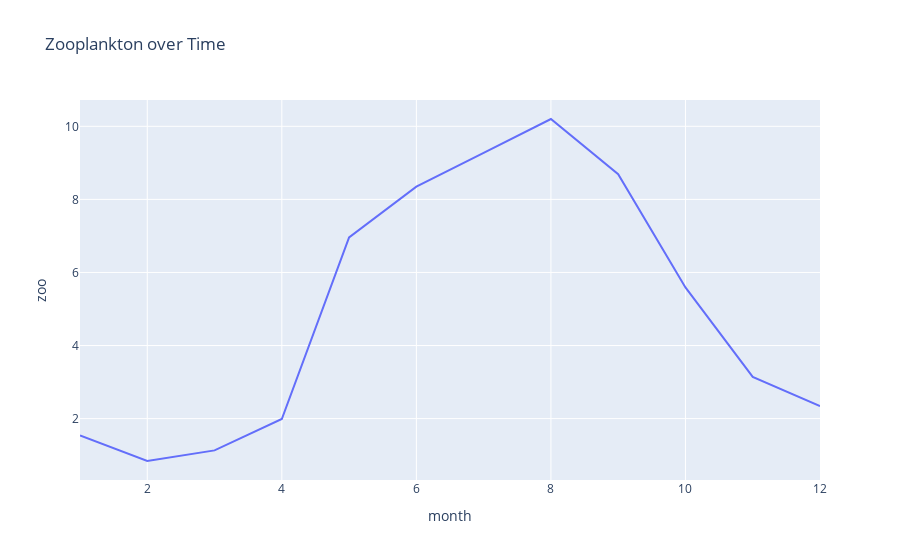

The cell this chart's notebook holds for it:
### Code cell
fig = px.line(obs, x=obs.index, y="zoo", title="Zooplankton over Time")
fig.show()

### Figure 1 — Plotly figure (JSON) as saved in the notebook; plotly's stock layout.template omitted (floating-point values rounded to 4 significant figures)
{"data": [{"hovertemplate": "month=%{x}<br>zoo=%{y}<extra></extra>", "legendgroup": "", "line": {"color": "#636efa", "dash": "solid"}, "marker": {"symbol": "circle"}, "mode": "lines", "name": "", "orientation": "v", "showlegend": false, "type": "scatter", "x": [1, 2, 3, 4, 5, 6, 7, 8, 9, 10, 11, 12], "xaxis": "x", "y": [1.54, 0.84, 1.13, 1.99, 6.96, 8.35, 9.275, 10.2, 8.69, 5.59, 3.14, 2.34], "yaxis": "y"}], "layout": {"legend": {"tracegroupgap": 0}, "title": {"text": "Zooplankton over Time"}, "xaxis": {"anchor": "y", "domain": [0, 1], "title": {"text": "month"}}, "yaxis": {"anchor": "x", "domain": [0, 1], "title": {"text": "zoo"}}}}
